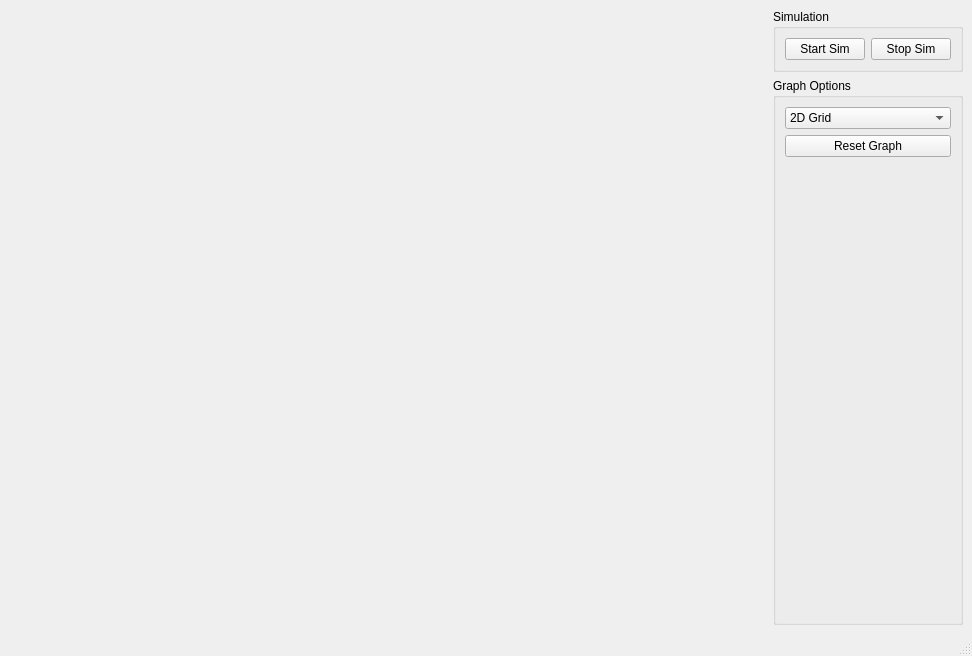
<?xml version="1.0" encoding="UTF-8"?>
<ui version="4.0">
 <class>MainWindow</class>
 <widget class="QMainWindow" name="MainWindow">
  <property name="geometry">
   <rect>
    <x>0</x>
    <y>0</y>
    <width>972</width>
    <height>656</height>
   </rect>
  </property>
  <property name="windowTitle">
   <string>ngl Qt Demo</string>
  </property>
  <widget class="QWidget" name="centralwidget">
   <layout class="QGridLayout" name="s_mainWindowGridLayout">
    <item row="1" column="1">
     <widget class="QGroupBox" name="s_graphOptions">
      <property name="title">
       <string>Graph Options</string>
      </property>
      <layout class="QGridLayout" name="gridLayout_2">
       <item row="0" column="0">
        <widget class="QComboBox" name="m_graphSelection">
         <item>
          <property name="text">
           <string>2D Grid</string>
          </property>
         </item>
         <item>
          <property name="text">
           <string>2D Random</string>
          </property>
         </item>
         <item>
          <property name="text">
           <string>3D Grid</string>
          </property>
         </item>
         <item>
          <property name="text">
           <string>3D Random</string>
          </property>
         </item>
        </widget>
       </item>
       <item row="2" column="0">
        <widget class="QPushButton" name="m_resetGraph">
         <property name="text">
          <string>Reset Graph</string>
         </property>
        </widget>
       </item>
       <item row="3" column="0">
        <spacer name="verticalSpacer">
         <property name="orientation">
          <enum>Qt::Vertical</enum>
         </property>
         <property name="sizeHint" stdset="0">
          <size>
           <width>20</width>
           <height>40</height>
          </size>
         </property>
        </spacer>
       </item>
      </layout>
     </widget>
    </item>
    <item row="0" column="0">
     <spacer name="horizontalSpacer">
      <property name="orientation">
       <enum>Qt::Horizontal</enum>
      </property>
      <property name="sizeHint" stdset="0">
       <size>
        <width>40</width>
        <height>20</height>
       </size>
      </property>
     </spacer>
    </item>
    <item row="0" column="1">
     <widget class="QGroupBox" name="s_simOptions">
      <property name="title">
       <string>Simulation</string>
      </property>
      <layout class="QGridLayout" name="gridLayout">
       <item row="0" column="1">
        <widget class="QPushButton" name="m_stopSim">
         <property name="text">
          <string>Stop Sim</string>
         </property>
        </widget>
       </item>
       <item row="0" column="0">
        <widget class="QPushButton" name="m_startSim">
         <property name="text">
          <string>Start Sim</string>
         </property>
        </widget>
       </item>
      </layout>
     </widget>
    </item>
   </layout>
  </widget>
  <widget class="QMenuBar" name="menubar">
   <property name="geometry">
    <rect>
     <x>0</x>
     <y>0</y>
     <width>972</width>
     <height>22</height>
    </rect>
   </property>
  </widget>
  <widget class="QStatusBar" name="statusbar"/>
 </widget>
 <resources/>
 <connections/>
</ui>
